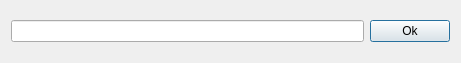
<?xml version="1.0" encoding="UTF-8"?>
<ui version="4.0">
 <class>BabelConsole</class>
 <widget class="QDialog" name="BabelConsole">
  <property name="geometry">
   <rect>
    <x>0</x>
    <y>0</y>
    <width>461</width>
    <height>63</height>
   </rect>
  </property>
  <property name="sizePolicy">
   <sizepolicy hsizetype="Fixed" vsizetype="Fixed">
    <horstretch>0</horstretch>
    <verstretch>0</verstretch>
   </sizepolicy>
  </property>
  <property name="windowTitle">
   <string>Console</string>
  </property>
  <layout class="QGridLayout" name="gridLayout">
   <item row="0" column="0">
    <widget class="QLineEdit" name="lineEdit"/>
   </item>
   <item row="0" column="1">
    <widget class="QPushButton" name="pushButton">
     <property name="text">
      <string>Ok</string>
     </property>
    </widget>
   </item>
  </layout>
 </widget>
 <resources/>
 <connections>
  <connection>
   <sender>pushButton</sender>
   <signal>clicked()</signal>
   <receiver>BabelConsole</receiver>
   <slot>executeCommand()</slot>
   <hints>
    <hint type="sourcelabel">
     <x>409</x>
     <y>31</y>
    </hint>
    <hint type="destinationlabel">
     <x>230</x>
     <y>31</y>
    </hint>
   </hints>
  </connection>
  <connection>
   <sender>pushButton</sender>
   <signal>clicked()</signal>
   <receiver>BabelConsole</receiver>
   <slot>close()</slot>
   <hints>
    <hint type="sourcelabel">
     <x>409</x>
     <y>31</y>
    </hint>
    <hint type="destinationlabel">
     <x>230</x>
     <y>31</y>
    </hint>
   </hints>
  </connection>
 </connections>
 <slots>
  <slot>executeCommand()</slot>
 </slots>
</ui>
